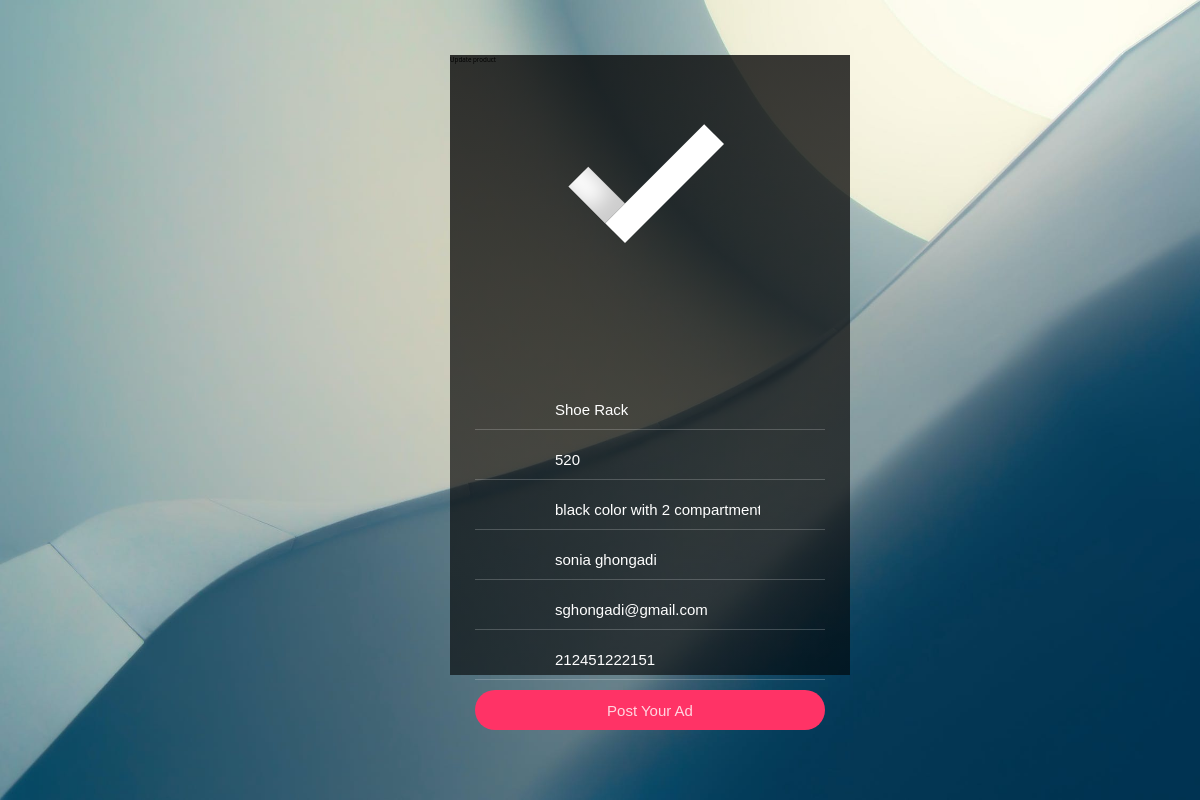
/show_all/8/update (signed in), run on the app's committed database.
### application.py (models this page shows)
class Product(db.Model):
    id= db.Column(db.Integer, primary_key=True)
    Product_name = db.Column(db.String(20),nullable=False)
    Product_price = db.Column(db.Integer, nullable= False)
    Prod_spec = db.Column(db.Text, nullable=False)
    seller_name = db.Column(db.String(20), nullable =False)
    User_email = db.Column(db.String(120),  nullable=False)
    contact_num= db.Column(db.Integer, nullable=False)
    person_id = db.Column(db.Integer, db.ForeignKey('add_user.id'))

### application.py (the view, shortened to what this page needs)
@app.route("/show_all/<int:product_id>/update" , methods=['GET', 'POST'])
def update_prod(product_id):
    product = Product.query.get_or_404(product_id)
    return render_template(ADDPRODUCT_PAGE, product = product, title= 'Update product',legend = 'Update product')

### templates/addproduct.html (shortened to what this page needs)
<!DOCTYPE html>
<html lang="en">
  <head>
    <link
      rel="stylesheet"
      type="text/css"
      href="{{ url_for('static',filename ='style.css') }}"
    />
  </head>
  <body>
    <div class="cont">
      <div class="demo">
        <div class="login">
          <div class="login__check"></div>
          <legend class="border-bottom mb-4">{{ legend }}</legend>
          <form method="POST" action="">
            <div class="login__form">
              <div class="login__row">
                <input
                  type="text"
                  class="login__input name"
                  placeholder="Product Type/Name"
                  name="Product_name"
                  value="{{product.Product_name}}"
                />
              </div>
              <div class="login__row">
                <input
                  type="number"
                  class="login__input pass"
                  placeholder="Price of Product in Euros"
                  name="Product_price"
                  value="{{product.Product_price}}"
                  sonia="{{product.Product_price}}"
                />
              </div>
              <div class="login__row">
                <input
                  type="text"
                  class="login__input pass"
                  placeholder="Product Details"
                  name="Prod_spec"
                  value="{{product.Prod_spec}}"
                />
              </div>
              <div class="login__row">
                <input
                  type="text"
                  class="login__input pass"
                  placeholder="Seller Name"
                  name="seller_name"
                  value="{{product.seller_name}}"
                />
              </div>
              <div class="login__row">
                <input
                  type="email"
                  class="login__input pass"
                  placeholder="Seller's Email ID"
                  value="{{product.User_email}}"
                  name="User_email"
                />
              </div>
              <div class="login__row">
                <input
                  type="number"
                  class="login__input pass"
                  placeholder="Seller's Contact Number"
                  value="{{product.contact_num}}"
                  name="contact_num"
                  sonia="{{product.Product_price}}"
                />
              </div>
              <input type="submit" class="login__submit" value="Post Your Ad" />
            </div>
          </form>
        </div>
      </div>
    </div>
  </body>
</html>

### static/style.css (style rules this page uses)
*, *:before, *:after { box-sizing: border-box; margin: 0; padding: 0; }
html, body { font-size: 62.5%; height: 100%; overflow: hidden; }
input, button { outline: none; border: none; }
.cont { position: relative; height: 100%; background-image: url("1.jpg"); background-size: cover; overflow: auto; font-family: "Open Sans", Helvetica, Arial, sans-serif; }
.demo { position: absolute; top: 40%; left: 50%; margin-left: -15rem; margin-top: -26.5rem; width: 40rem; height: 62rem; }
.login { position: relative; height: 100%; background: -webkit-gradient( linear, left top, left bottom, from(rgba(146, 135, 187, 0.8)), to(rgba(0, 0, 0, 0.6)) ); background: linear-gradient( to bottom, rgba(8, 8, 8, 0.8) 0%, rgba(0, 0, 0, 0.6) 100% ); -webkit-transition: opacity 0.1s, -webkit-transform 0.3s cubic-bezier(0.17, -0.65, 0.665, 1.25); transition: opacity 0.1s, -webkit-transform 0.3s cubic-bezier(0.17, -0.65, 0.665, 1.25); transition: opacity 0.1s, transform 0.3s cubic-bezier(0.17, -0.65, 0.665, 1.25); transition: opacity 0.1s, transform 0.3s cubic-bezier(0.17, -0.65, 0.665, 1.25), -webkit-transform 0.3s cubic-bezier(0.17, -0.65, 0.665, 1.25); -webkit-transform: scale(1); transform: scale(1); }
.login__check { position: absolute; top: 16rem; left: 17.5rem; width: 14rem; height: 2.8rem; background: #fff; -webkit-transform-origin: 0 100%; transform-origin: 0 100%; -webkit-transform: rotate(-45deg); transform: rotate(-45deg); }
.login__check:before { content: ""; position: absolute; left: 0; bottom: 100%; width: 2.8rem; height: 5.2rem; background: #fff; box-shadow: inset -0.2rem -2rem 2rem rgba(0, 0, 0, 0.2); }
.login__form { position: absolute; top: 50%; left: 0; width: 100%; height: 60%; padding: 1.5rem 2.5rem; text-align: center; }
.login__row { height: 5rem; padding-top: 1rem; border-bottom: 1px solid rgba(255, 255, 255, 0.2); }
.login__input { display: inline-block; width: 22rem; height: 100%; padding-left: 1.5rem; font-size: 1.5rem; background: transparent; color: white; }
.login__submit { position: relative; width: 100%; height: 4rem; margin: 1rem 0 2.2rem; color: rgba(255, 255, 255, 0.8); background: #ff3366; font-size: 1.5rem; border-radius: 3rem; cursor: pointer; overflow: hidden; -webkit-transition: width 0.3s 0.15s, font-size 0.1s 0.15s; transition: width 0.3s 0.15s, font-size 0.1s 0.15s; }
.login__submit:after { content: ""; position: absolute; top: 50%; left: 50%; margin-left: -1.5rem; margin-top: -1.5rem; width: 3rem; height: 3rem; border: 2px dotted #fff; border-radius: 50%; border-left: none; border-bottom: none; -webkit-transition: opacity 0.1s 0.4s; transition: opacity 0.1s 0.4s; opacity: 0; }

### data on the page
Product: Product_name "Shoe Rack", Product_price "520", Prod_spec "black color with 2 compartment", seller_name "sonia ghongadi", User_email "sghongadi@gmail.com", contact_num "212451222151"

### other printed values
{{ legend }} "Update product"
